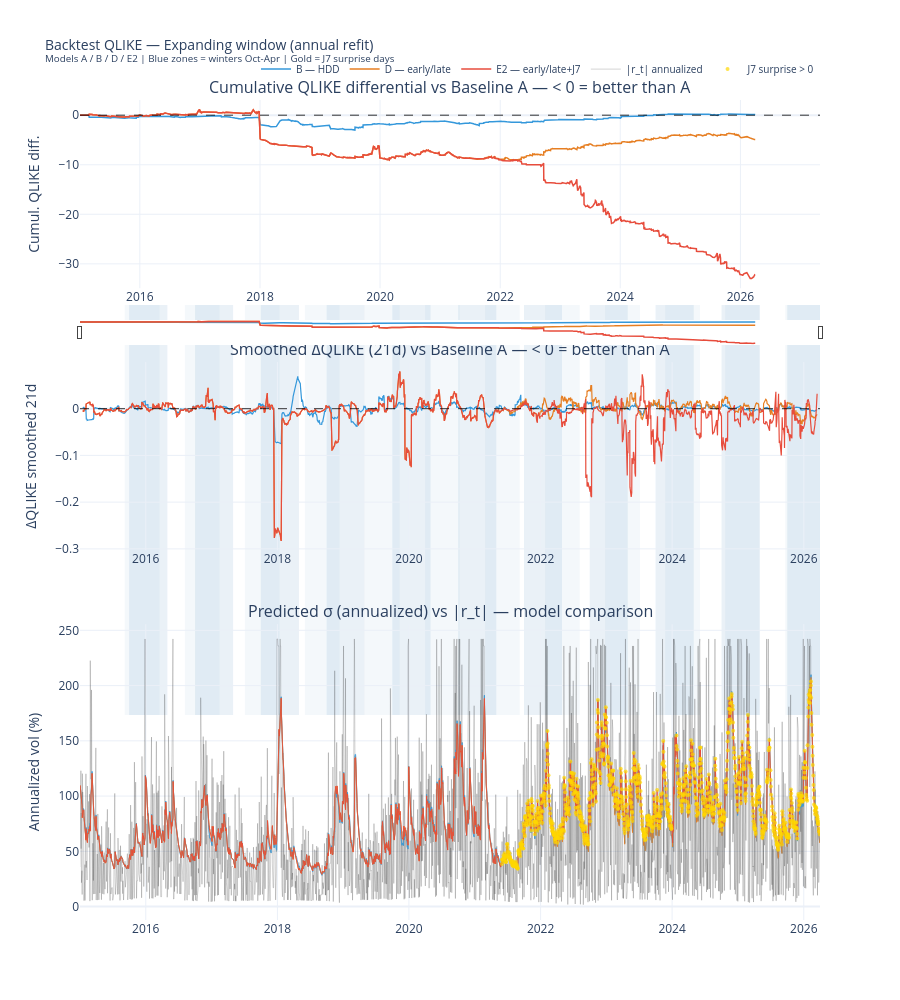

The code cell stored with this chart in its notebook:
### Code cell
# ─────────────────────────────────────────────────────────────
# Plotly plot - corrected version
# ─────────────────────────────────────────────────────────────

fig = make_subplots(
    rows=3, cols=1,
    subplot_titles=[
        'Cumulative QLIKE differential vs Baseline A - < 0 = better than A',
        'Smoothed ΔQLIKE (21d) vs Baseline A - < 0 = better than A',
        'Predicted σ (annualized) vs |r_t| - model comparison',
    ],
    vertical_spacing=0.09,
    row_heights=[0.28, 0.28, 0.44]
)

# Winter bands
for year in range(2015, 2027):
    for xref in ['x', 'x2', 'x3']:
        fig.add_shape(
            type='rect',
            xref=xref, yref='paper',
            x0=f'{year}-10-01',
            x1=f'{year+1}-04-30',
            fillcolor='steelblue',
            opacity=0.06,
            line_width=0,
            layer='below'
        )

qlike_A = qlike_daily_all['A - Baseline']

# ─────────────────────────────────────────────────────────────
# Panel 1 : cumulative QLIKE differential vs A
# ─────────────────────────────────────────────────────────────
for name, ql in qlike_daily_all.items():
    if name == 'A - Baseline':
        continue
    common   = ql.index.intersection(qlike_A.index)
    diff_cum = (ql.loc[common] -
                qlike_A.loc[common]).cumsum()

    fig.add_trace(go.Scatter(
        x=diff_cum.index, y=diff_cum,
        name=name,
        line=dict(color=colors[name], width=1.5),
        legendgroup=name,
    ), row=1, col=1)

fig.add_hline(y=0, line_dash='dash',
              line_color='black', line_width=0.8,
              row=1, col=1)

# ─────────────────────────────────────────────────────────────
# Panel 2 : smoothed 21d QLIKE differential vs A
# ─────────────────────────────────────────────────────────────
for name, ql in qlike_daily_all.items():
    if name == 'A - Baseline':
        continue
    common      = ql.index.intersection(qlike_A.index)
    diff_smooth = (ql.loc[common] -
                   qlike_A.loc[common]).rolling(
                   21, center=True).mean()

    fig.add_trace(go.Scatter(
        x=diff_smooth.index, y=diff_smooth,
        name=name,
        line=dict(color=colors[name], width=1.2),
        legendgroup=name,
        showlegend=False,
    ), row=2, col=1)

fig.add_hline(y=0, line_dash='dash',
              line_color='black', line_width=0.8,
              row=2, col=1)

# ─────────────────────────────────────────────────────────────
# Panel 3 : annualized sigma_pred vs |r_t|
# ─────────────────────────────────────────────────────────────

# |r_t| annualized, without the zeros
abs_r_ann = (df_full_clean['r'].abs() * np.sqrt(252))
abs_r_ann = abs_r_ann[~abs_r_ann.index.duplicated(keep='last')]
abs_r_ann = abs_r_ann.clip(upper=abs_r_ann.quantile(0.99))

fig.add_trace(go.Scatter(
    x=abs_r_ann.index,
    y=abs_r_ann,
    name='|r_t| annualized',
    line=dict(color='black', width=0.5),
    opacity=0.35,
    legendgroup='realized',
), row=3, col=1)

for name, res in qlike_results.items():
    bt        = res['bt'][
        ~res['bt'].index.duplicated(keep='last')]
    sigma_ann = bt['sigma_pred'] * np.sqrt(252)

    fig.add_trace(go.Scatter(
        x=sigma_ann.index,
        y=sigma_ann,
        name=f'σ {name}',
        line=dict(color=colors[name], width=0.9),
        opacity=0.85,
        legendgroup=True,
        showlegend=False,
    ), row=3, col=1)

# J7 surprise days on E2
surp_mask  = df_full_clean['surprise_abs_J7'] > 0
surp_dates = df_full_clean[surp_mask].index
bt_E2_c    = qlike_results['E2 - early/late+J7']['bt']
bt_E2_c    = bt_E2_c[~bt_E2_c.index.duplicated(keep='last')]
surp_dates = surp_dates[surp_dates.isin(bt_E2_c.index)]

fig.add_trace(go.Scatter(
    x=surp_dates,
    y=bt_E2_c.loc[surp_dates, 'sigma_pred'] * np.sqrt(252),
    mode='markers',
    name='J7 surprise > 0',
    marker=dict(color='gold', size=4,
                opacity=0.7, symbol='circle'),
    legendgroup='surprise',
), row=3, col=1)

# ─────────────────────────────────────────────────────────────
# Layout
# ─────────────────────────────────────────────────────────────
fig.update_layout(
    title=dict(
        text='Backtest QLIKE - Expanding window (annual refit)<br>'
             '<sup>Models A / B / D / E2 | '
             'Blue zones = winters Oct-Apr | '
             'Gold = J7 surprise days</sup>',
        font=dict(size=14)
    ),
    height=1000,
    hovermode='x unified',
    template='plotly_white',
    legend=dict(
        orientation='h',
        yanchor='bottom', y=1.02,
        xanchor='right', x=1,
        font=dict(size=10)
    ),
)

fig.update_yaxes(title_text='Cumul. QLIKE diff.',
                 row=1, col=1)
fig.update_yaxes(title_text='ΔQLIKE smoothed 21d',
                 row=2, col=1)
fig.update_yaxes(title_text='Annualized vol (%)',
                 row=3, col=1)

# Range slider on panel 1
fig.update_xaxes(
    rangeslider=dict(visible=True, thickness=0.03),
    row=1, col=1
)
# Zoom on 2015+ for panels 2 and 3
for row in [2, 3]:
    fig.update_xaxes(
        range=['2015-01-01',
               df_full_clean.index.max()
               .strftime('%Y-%m-%d')],
        row=row, col=1
    )

fig.show()

### Figure 1 — Plotly figure (JSON) as saved in the notebook; plotly's stock layout.template omitted (floating-point values rounded to 4 significant figures; data arrays with more than 128 entries replaced by an {"elided": "..."} marker saying what was removed)
{"data": [{"legendgroup": "B — HDD", "line": {"color": "#3498db", "width": 1.5}, "name": "B — HDD", "type": "scatter", "x": {"elided": "2476 str values"}, "xaxis": "x", "y": {"elided": "2476 float values"}, "yaxis": "y"}, {"legendgroup": "D — early/late", "line": {"color": "#e67e22", "width": 1.5}, "name": "D — early/late", "type": "scatter", "x": {"elided": "2476 str values"}, "xaxis": "x", "y": {"elided": "2476 float values"}, "yaxis": "y"}, {"legendgroup": "E2 — early/late+J7", "line": {"color": "#e74c3c", "width": 1.5}, "name": "E2 — early/late+J7", "type": "scatter", "x": {"elided": "2476 str values"}, "xaxis": "x", "y": {"elided": "2476 float values"}, "yaxis": "y"}, {"legendgroup": "B — HDD", "line": {"color": "#3498db", "width": 1.2}, "name": "B — HDD", "showlegend": false, "type": "scatter", "x": {"elided": "2476 str values"}, "xaxis": "x2", "y": {"elided": "2476 float values"}, "yaxis": "y2"}, {"legendgroup": "D — early/late", "line": {"color": "#e67e22", "width": 1.2}, "name": "D — early/late", "showlegend": false, "type": "scatter", "x": {"elided": "2476 str values"}, "xaxis": "x2", "y": {"elided": "2476 float values"}, "yaxis": "y2"}, {"legendgroup": "E2 — early/late+J7", "line": {"color": "#e74c3c", "width": 1.2}, "name": "E2 — early/late+J7", "showlegend": false, "type": "scatter", "x": {"elided": "2476 str values"}, "xaxis": "x2", "y": {"elided": "2476 float values"}, "yaxis": "y2"}, {"legendgroup": "realized", "line": {"color": "black", "width": 0.5}, "name": "|r_t| annualized", "opacity": 0.35, "type": "scatter", "x": {"elided": "6689 str values"}, "xaxis": "x3", "y": {"elided": "6689 float values"}, "yaxis": "y3"}, {"legendgroup": "True", "line": {"color": "#95a5a6", "width": 0.9}, "name": "σ A — Baseline", "opacity": 0.85, "showlegend": false, "type": "scatter", "x": {"elided": "2476 str values"}, "xaxis": "x3", "y": {"elided": "2476 float values"}, "yaxis": "y3"}, {"legendgroup": "True", "line": {"color": "#3498db", "width": 0.9}, "name": "σ B — HDD", "opacity": 0.85, "showlegend": false, "type": "scatter", "x": {"elided": "2476 str values"}, "xaxis": "x3", "y": {"elided": "2476 float values"}, "yaxis": "y3"}, {"legendgroup": "True", "line": {"color": "#e67e22", "width": 0.9}, "name": "σ D — early/late", "opacity": 0.85, "showlegend": false, "type": "scatter", "x": {"elided": "2476 str values"}, "xaxis": "x3", "y": {"elided": "2476 float values"}, "yaxis": "y3"}, {"legendgroup": "True", "line": {"color": "#e74c3c", "width": 0.9}, "name": "σ E2 — early/late+J7", "opacity": 0.85, "showlegend": false, "type": "scatter", "x": {"elided": "2476 str values"}, "xaxis": "x3", "y": {"elided": "2476 float values"}, "yaxis": "y3"}, {"legendgroup": "surprise", "marker": {"color": "gold", "opacity": 0.7, "size": 4, "symbol": "circle"}, "mode": "markers", "name": "J7 surprise > 0", "type": "scatter", "x": {"elided": "1132 str values"}, "xaxis": "x3", "y": {"elided": "1132 float values"}, "yaxis": "y3"}], "layout": {"annotations": [{"font": {"size": 16}, "showarrow": false, "text": "Cumulative QLIKE differential vs Baseline A — < 0 = better than A", "x": 0.5, "xanchor": "center", "xref": "paper", "y": 1, "yanchor": "bottom", "yref": "paper"}, {"font": {"size": 16}, "showarrow": false, "text": "Smoothed ΔQLIKE (21d) vs Baseline A — < 0 = better than A", "x": 0.5, "xanchor": "center", "xref": "paper", "y": 0.6804, "yanchor": "bottom", "yref": "paper"}, {"font": {"size": 16}, "showarrow": false, "text": "Predicted σ (annualized) vs |r_t| — model comparison", "x": 0.5, "xanchor": "center", "xref": "paper", "y": 0.3608, "yanchor": "bottom", "yref": "paper"}], "height": 1000, "hovermode": "x unified", "legend": {"font": {"size": 10}, "orientation": "h", "x": 1, "xanchor": "right", "y": 1.02, "yanchor": "bottom"}, "shapes": [{"fillcolor": "steelblue", "layer": "below", "line": {"width": 0}, "opacity": 0.06, "type": "rect", "x0": "2015-10-01", "x1": "2016-04-30", "xref": "x", "yref": "paper"}, {"fillcolor": "steelblue", "layer": "below", "line": {"width": 0}, "opacity": 0.06, "type": "rect", "x0": "2015-10-01", "x1": "2016-04-30", "xref": "x2", "yref": "paper"}, {"fillcolor": "steelblue", "layer": "below", "line": {"width": 0}, "opacity": 0.06, "type": "rect", "x0": "2015-10-01", "x1": "2016-04-30", "xref": "x3", "yref": "paper"}, {"fillcolor": "steelblue", "layer": "below", "line": {"width": 0}, "opacity": 0.06, "type": "rect", "x0": "2016-10-01", "x1": "2017-04-30", "xref": "x", "yref": "paper"}, {"fillcolor": "steelblue", "layer": "below", "line": {"width": 0}, "opacity": 0.06, "type": "rect", "x0": "2016-10-01", "x1": "2017-04-30", "xref": "x2", "yref": "paper"}, {"fillcolor": "steelblue", "layer": "below", "line": {"width": 0}, "opacity": 0.06, "type": "rect", "x0": "2016-10-01", "x1": "2017-04-30", "xref": "x3", "yref": "paper"}, {"fillcolor": "steelblue", "layer": "below", "line": {"width": 0}, "opacity": 0.06, "type": "rect", "x0": "2017-10-01", "x1": "2018-04-30", "xref": "x", "yref": "paper"}, {"fillcolor": "steelblue", "layer": "below", "line": {"width": 0}, "opacity": 0.06, "type": "rect", "x0": "2017-10-01", "x1": "2018-04-30", "xref": "x2", "yref": "paper"}, {"fillcolor": "steelblue", "layer": "below", "line": {"width": 0}, "opacity": 0.06, "type": "rect", "x0": "2017-10-01", "x1": "2018-04-30", "xref": "x3", "yref": "paper"}, {"fillcolor": "steelblue", "layer": "below", "line": {"width": 0}, "opacity": 0.06, "type": "rect", "x0": "2018-10-01", "x1": "2019-04-30", "xref": "x", "yref": "paper"}, {"fillcolor": "steelblue", "layer": "below", "line": {"width": 0}, "opacity": 0.06, "type": "rect", "x0": "2018-10-01", "x1": "2019-04-30", "xref": "x2", "yref": "paper"}, {"fillcolor": "steelblue", "layer": "below", "line": {"width": 0}, "opacity": 0.06, "type": "rect", "x0": "2018-10-01", "x1": "2019-04-30", "xref": "x3", "yref": "paper"}, {"fillcolor": "steelblue", "layer": "below", "line": {"width": 0}, "opacity": 0.06, "type": "rect", "x0": "2019-10-01", "x1": "2020-04-30", "xref": "x", "yref": "paper"}, {"fillcolor": "steelblue", "layer": "below", "line": {"width": 0}, "opacity": 0.06, "type": "rect", "x0": "2019-10-01", "x1": "2020-04-30", "xref": "x2", "yref": "paper"}, {"fillcolor": "steelblue", "layer": "below", "line": {"width": 0}, "opacity": 0.06, "type": "rect", "x0": "2019-10-01", "x1": "2020-04-30", "xref": "x3", "yref": "paper"}, {"fillcolor": "steelblue", "layer": "below", "line": {"width": 0}, "opacity": 0.06, "type": "rect", "x0": "2020-10-01", "x1": "2021-04-30", "xref": "x", "yref": "paper"}, {"fillcolor": "steelblue", "layer": "below", "line": {"width": 0}, "opacity": 0.06, "type": "rect", "x0": "2020-10-01", "x1": "2021-04-30", "xref": "x2", "yref": "paper"}, {"fillcolor": "steelblue", "layer": "below", "line": {"width": 0}, "opacity": 0.06, "type": "rect", "x0": "2020-10-01", "x1": "2021-04-30", "xref": "x3", "yref": "paper"}, {"fillcolor": "steelblue", "layer": "below", "line": {"width": 0}, "opacity": 0.06, "type": "rect", "x0": "2021-10-01", "x1": "2022-04-30", "xref": "x", "yref": "paper"}, {"fillcolor": "steelblue", "layer": "below", "line": {"width": 0}, "opacity": 0.06, "type": "rect", "x0": "2021-10-01", "x1": "2022-04-30", "xref": "x2", "yref": "paper"}, {"fillcolor": "steelblue", "layer": "below", "line": {"width": 0}, "opacity": 0.06, "type": "rect", "x0": "2021-10-01", "x1": "2022-04-30", "xref": "x3", "yref": "paper"}, {"fillcolor": "steelblue", "layer": "below", "line": {"width": 0}, "opacity": 0.06, "type": "rect", "x0": "2022-10-01", "x1": "2023-04-30", "xref": "x", "yref": "paper"}, {"fillcolor": "steelblue", "layer": "below", "line": {"width": 0}, "opacity": 0.06, "type": "rect", "x0": "2022-10-01", "x1": "2023-04-30", "xref": "x2", "yref": "paper"}, {"fillcolor": "steelblue", "layer": "below", "line": {"width": 0}, "opacity": 0.06, "type": "rect", "x0": "2022-10-01", "x1": "2023-04-30", "xref": "x3", "yref": "paper"}, {"fillcolor": "steelblue", "layer": "below", "line": {"width": 0}, "opacity": 0.06, "type": "rect", "x0": "2023-10-01", "x1": "2024-04-30", "xref": "x", "yref": "paper"}, {"fillcolor": "steelblue", "layer": "below", "line": {"width": 0}, "opacity": 0.06, "type": "rect", "x0": "2023-10-01", "x1": "2024-04-30", "xref": "x2", "yref": "paper"}, {"fillcolor": "steelblue", "layer": "below", "line": {"width": 0}, "opacity": 0.06, "type": "rect", "x0": "2023-10-01", "x1": "2024-04-30", "xref": "x3", "yref": "paper"}, {"fillcolor": "steelblue", "layer": "below", "line": {"width": 0}, "opacity": 0.06, "type": "rect", "x0": "2024-10-01", "x1": "2025-04-30", "xref": "x", "yref": "paper"}, {"fillcolor": "steelblue", "layer": "below", "line": {"width": 0}, "opacity": 0.06, "type": "rect", "x0": "2024-10-01", "x1": "2025-04-30", "xref": "x2", "yref": "paper"}, {"fillcolor": "steelblue", "layer": "below", "line": {"width": 0}, "opacity": 0.06, "type": "rect", "x0": "2024-10-01", "x1": "2025-04-30", "xref": "x3", "yref": "paper"}, {"fillcolor": "steelblue", "layer": "below", "line": {"width": 0}, "opacity": 0.06, "type": "rect", "x0": "2025-10-01", "x1": "2026-04-30", "xref": "x", "yref": "paper"}, {"fillcolor": "steelblue", "layer": "below", "line": {"width": 0}, "opacity": 0.06, "type": "rect", "x0": "2025-10-01", "x1": "2026-04-30", "xref": "x2", "yref": "paper"}, {"fillcolor": "steelblue", "layer": "below", "line": {"width": 0}, "opacity": 0.06, "type": "rect", "x0": "2025-10-01", "x1": "2026-04-30", "xref": "x3", "yref": "paper"}, {"fillcolor": "steelblue", "layer": "below", "line": {"width": 0}, "opacity": 0.06, "type": "rect", "x0": "2026-10-01", "x1": "2027-04-30", "xref": "x", "yref": "paper"}, {"fillcolor": "steelblue", "layer": "below", "line": {"width": 0}, "opacity": 0.06, "type": "rect", "x0": "2026-10-01", "x1": "2027-04-30", "xref": "x2", "yref": "paper"}, {"fillcolor": "steelblue", "layer": "below", "line": {"width": 0}, "opacity": 0.06, "type": "rect", "x0": "2026-10-01", "x1": "2027-04-30", "xref": "x3", "yref": "paper"}, {"line": {"color": "black", "dash": "dash", "width": 0.8}, "type": "line", "x0": 0, "x1": 1, "xref": "x domain", "y0": 0, "y1": 0, "yref": "y"}, {"line": {"color": "black", "dash": "dash", "width": 0.8}, "type": "line", "x0": 0, "x1": 1, "xref": "x2 domain", "y0": 0, "y1": 0, "yref": "y2"}], "title": {"font": {"size": 14}, "text": "Backtest QLIKE — Expanding window (annual refit)<br><sup>Models A / B / D / E2 | Blue zones = winters Oct-Apr | Gold = J7 surprise days</sup>"}, "xaxis": {"anchor": "y", "domain": [0, 1], "rangeslider": {"thickness": 0.03, "visible": true}}, "xaxis2": {"anchor": "y2", "domain": [0, 1], "range": ["2015-01-01", "2026-04-01"]}, "xaxis3": {"anchor": "y3", "domain": [0, 1], "range": ["2015-01-01", "2026-04-01"]}, "yaxis": {"anchor": "x", "domain": [0.7704, 1], "title": {"text": "Cumul. QLIKE diff."}}, "yaxis2": {"anchor": "x2", "domain": [0.4508, 0.6804], "title": {"text": "ΔQLIKE smoothed 21d"}}, "yaxis3": {"anchor": "x3", "domain": [0, 0.3608], "title": {"text": "Annualized vol (%)"}}}}
